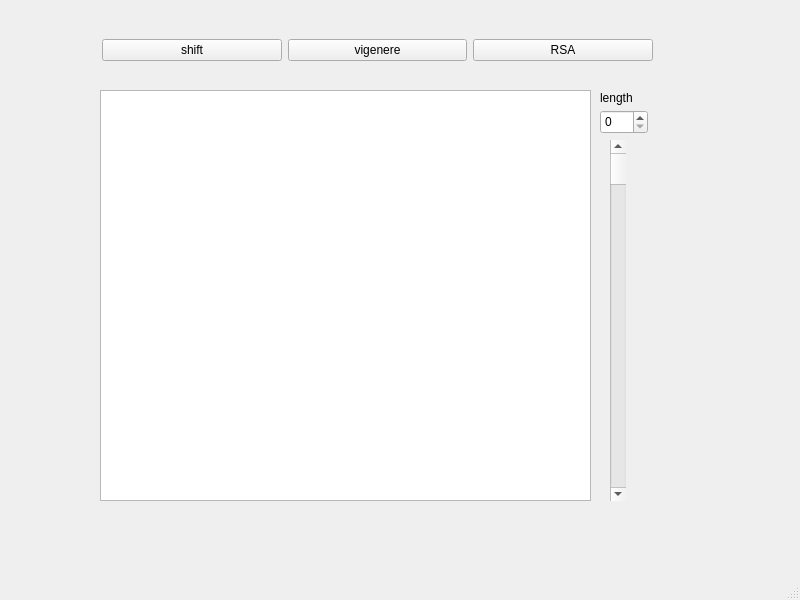
<?xml version="1.0" encoding="UTF-8"?>
<ui version="4.0">
 <class>MainWindow</class>
 <widget class="QMainWindow" name="MainWindow">
  <property name="geometry">
   <rect>
    <x>0</x>
    <y>0</y>
    <width>800</width>
    <height>600</height>
   </rect>
  </property>
  <property name="windowTitle">
   <string>MainWindow</string>
  </property>
  <widget class="QWidget" name="centralwidget">
   <widget class="QWidget" name="horizontalLayoutWidget">
    <property name="geometry">
     <rect>
      <x>102</x>
      <y>10</y>
      <width>551</width>
      <height>80</height>
     </rect>
    </property>
    <layout class="QHBoxLayout" name="horizontalLayout">
     <item>
      <widget class="QPushButton" name="pushButton_1">
       <property name="text">
        <string>shift</string>
       </property>
      </widget>
     </item>
     <item>
      <widget class="QPushButton" name="pushButton_2">
       <property name="text">
        <string>vigenere</string>
       </property>
      </widget>
     </item>
     <item>
      <widget class="QPushButton" name="pushButton_3">
       <property name="text">
        <string>RSA</string>
       </property>
      </widget>
     </item>
    </layout>
   </widget>
   <widget class="QSpinBox" name="spinBox">
    <property name="geometry">
     <rect>
      <x>600</x>
      <y>110</y>
      <width>48</width>
      <height>24</height>
     </rect>
    </property>
   </widget>
   <widget class="QLabel" name="label">
    <property name="geometry">
     <rect>
      <x>600</x>
      <y>90</y>
      <width>41</width>
      <height>16</height>
     </rect>
    </property>
    <property name="text">
     <string>length</string>
    </property>
   </widget>
   <widget class="QTextBrowser" name="textBrowser">
    <property name="geometry">
     <rect>
      <x>100</x>
      <y>90</y>
      <width>491</width>
      <height>411</height>
     </rect>
    </property>
   </widget>
   <widget class="QScrollBar" name="verticalScrollBar">
    <property name="geometry">
     <rect>
      <x>610</x>
      <y>140</y>
      <width>16</width>
      <height>361</height>
     </rect>
    </property>
    <property name="orientation">
     <enum>Qt::Vertical</enum>
    </property>
   </widget>
  </widget>
  <widget class="QMenuBar" name="menubar">
   <property name="geometry">
    <rect>
     <x>0</x>
     <y>0</y>
     <width>800</width>
     <height>38</height>
    </rect>
   </property>
  </widget>
  <widget class="QStatusBar" name="statusbar"/>
 </widget>
 <resources/>
 <connections/>
</ui>
